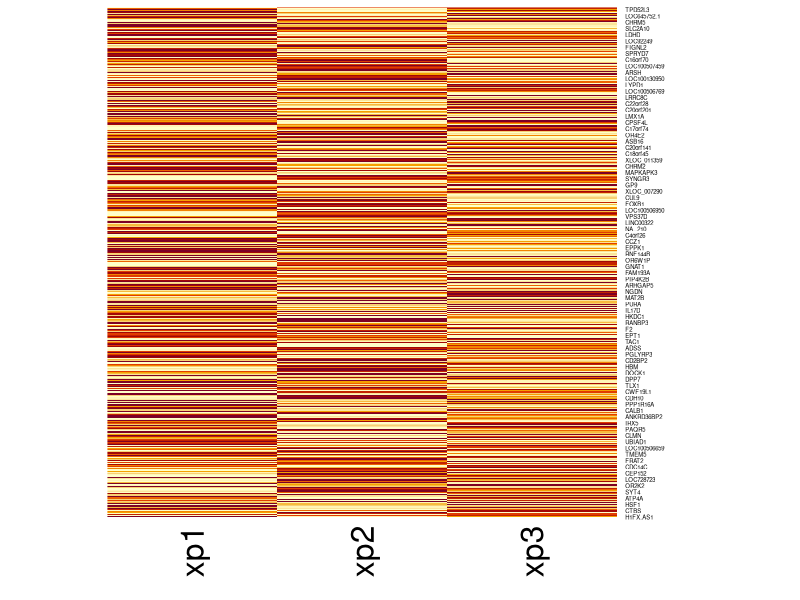

This chart was generated by the following R code:
library(readr)
setwd("~/GitHub/rotenone-geo2r-heatmap")
xp1 <- read_delim("expression/8_dmso_vs_8_rot50_12.tsv", 
                  delim = "\t", escape_double = FALSE, 
                  trim_ws = TRUE)
xp2 <- read_delim("expression/8_dmso_vs_8_rot50_24.tsv", 
                  delim = "\t", escape_double = FALSE, 
                  trim_ws = TRUE)
xp3 <- read_delim("expression/8_dmso_vs_8_rot100_24.tsv", 
                  delim = "\t", escape_double = FALSE, 
                  trim_ws = TRUE)
xp4 <- read_delim("expression/15_dmso_vs_15_rot50_12.tsv", 
                  delim = "\t", escape_double = FALSE, 
                  trim_ws = TRUE)
xp5<- read_delim("expression/15_dmso_vs_15_rot50_24.tsv", 
                 delim = "\t", escape_double = FALSE, 
                 trim_ws = TRUE)
xp6 <- read_delim("expression/15_dmso_vs_15_rot100_24.tsv", 
                  delim = "\t", escape_double = FALSE, 
                  trim_ws = TRUE)
  #Loading GEO2R data sets

install.packages("gdata")
library(gdata)
  #gdata has the cbindX function, allowing cbind with differing number of rows (rows are extended and filled with NA)
df <- cbindX( xp1[,"GENE_SYMBOL"],xp1[,"logFC"], xp2[,"logFC"], xp3[,"logFC"])
colnames(df) <- c("Gene symbol", "xp1", "xp2", "xp3")
  #Creating a df containing gene symbols and the logFC of all samples

rownames(df) <- make.names(df[,1], unique = TRUE)
xpmatrix <- as.matrix(df[2:4])
  #Heatmap functions require matrix input, the previous 2 lines convert the df to a matrix with the gene names as row names
heatmap(xpmatrix, Rowv=NA, Colv=NA)
